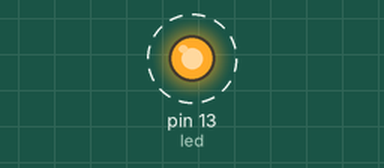
Bench run of a sketch on a simulated Arduino Uno, built with avr-gcc and run on an emulated ATmega328P. Parts: output pins drawn as LEDs (lit = HIGH). Dashed ring = blinking.

Above: at 0.2 s.
Timing chart, 0 to 3.0 s (numbered marks = the images above):
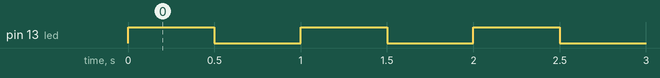

The sketch:

Hello_world.ino
```cpp
// Initializing arduino pins for the components
int led = 13;
//int button = 2;

void setup() {
  // Initializing pin modes for the components
  pinMode(led, OUTPUT);
  //pinMode(button, INPUT);
}

void loop() {
  // Sets led on when button is pressed(state is high assuming pull down is used)
  //if(digitalRead(button) == HIGH){
  digitalWrite(13, HIGH);
  delay(500);
  digitalWrite(13, LOW);
  delay(500);
}
```

Measured:
- by itself, pin 13 (led): alternates HIGH for 0.50 s and LOW for 0.50 s
